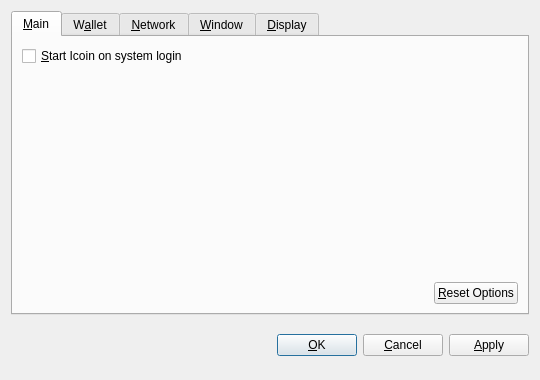
<?xml version="1.0" encoding="UTF-8"?>
<ui version="4.0">
 <class>OptionsDialog</class>
 <widget class="QDialog" name="OptionsDialog">
  <property name="geometry">
   <rect>
    <x>0</x>
    <y>0</y>
    <width>540</width>
    <height>380</height>
   </rect>
  </property>
  <property name="windowTitle">
   <string>Options</string>
  </property>
  <property name="modal">
   <bool>true</bool>
  </property>
  <layout class="QVBoxLayout" name="verticalLayout">
   <item>
    <widget class="QTabWidget" name="tabWidget">
     <property name="tabPosition">
      <enum>QTabWidget::North</enum>
     </property>
     <property name="currentIndex">
      <number>0</number>
     </property>
     <widget class="QWidget" name="tabMain">
      <attribute name="title">
       <string>&amp;Main</string>
      </attribute>
      <layout class="QVBoxLayout" name="verticalLayout_Main">
       <item>
        <widget class="QCheckBox" name="bitcoinAtStartup">
         <property name="toolTip">
          <string>Automatically start Icoin after logging in to the system.</string>
         </property>
         <property name="text">
          <string>&amp;Start Icoin on system login</string>
         </property>
        </widget>
       </item>
       <item>
        <spacer name="verticalSpacer_Main">
         <property name="orientation">
          <enum>Qt::Vertical</enum>
         </property>
         <property name="sizeHint" stdset="0">
          <size>
           <width>20</width>
           <height>40</height>
          </size>
         </property>
        </spacer>
       </item>
       <item>
        <layout class="QHBoxLayout" name="horizontalLayout_2_Main">
         <item>
          <spacer name="horizontalSpacer_2_Main">
           <property name="orientation">
            <enum>Qt::Horizontal</enum>
           </property>
           <property name="sizeHint" stdset="0">
            <size>
             <width>40</width>
             <height>20</height>
            </size>
           </property>
          </spacer>
         </item>
         <item>
          <widget class="QPushButton" name="resetButton">
           <property name="toolTip">
            <string>Reset all client options to default.</string>
           </property>
           <property name="text">
            <string>&amp;Reset Options</string>
           </property>
           <property name="autoDefault">
            <bool>false</bool>
           </property>
          </widget>
         </item>
        </layout>
       </item>
      </layout>
     </widget>
     <widget class="QWidget" name="tabWallet">
      <attribute name="title">
       <string>W&amp;allet</string>
      </attribute>
      <layout class="QVBoxLayout" name="verticalLayout_Network">
       <item>
        <widget class="QLabel" name="transactionFeeInfoLabel">
         <property name="text">
          <string>Optional transaction fee per kB that helps make sure your transactions are processed quickly. Most transactions are 1 kB.</string>
         </property>
         <property name="textFormat">
          <enum>Qt::PlainText</enum>
         </property>
         <property name="wordWrap">
          <bool>true</bool>
         </property>
        </widget>
       </item>
       <item>
        <layout class="QHBoxLayout" name="horizontalLayout_1_Main">
         <item>
          <widget class="QLabel" name="transactionFeeLabel">
           <property name="text">
            <string>Pay transaction &amp;fee</string>
           </property>
           <property name="textFormat">
            <enum>Qt::PlainText</enum>
           </property>
           <property name="buddy">
            <cstring>transactionFee</cstring>
           </property>
          </widget>
         </item>
         <item>
          <widget class="BitcoinAmountField" name="transactionFee"/>
         </item>
         <item>
          <spacer name="horizontalSpacer_1_Main">
           <property name="orientation">
            <enum>Qt::Horizontal</enum>
           </property>
           <property name="sizeHint" stdset="0">
            <size>
             <width>40</width>
             <height>20</height>
            </size>
           </property>
          </spacer>
         </item>
        </layout>
       </item>
       <item>
        <widget class="QLabel" name="label">
         <property name="text">
          <string>If you disable the spending of unconfirmed change, the change from a transaction cannot be used until that transaction has at least one confirmation. This also affects how your balance is computed.</string>
         </property>
         <property name="wordWrap">
          <bool>true</bool>
         </property>
        </widget>
       </item>
       <item>
        <widget class="QCheckBox" name="spendZeroConfChange">
         <property name="text">
          <string>Spend unconfirmed change  (experts only)</string>
         </property>
        </widget>
       </item>
       <item>
        <spacer name="verticalSpacer">
         <property name="orientation">
          <enum>Qt::Vertical</enum>
         </property>
         <property name="sizeHint" stdset="0">
          <size>
           <width>20</width>
           <height>40</height>
          </size>
         </property>
        </spacer>
       </item>
      </layout>
     </widget>
     <widget class="QWidget" name="tabNetwork">
      <attribute name="title">
       <string>&amp;Network</string>
      </attribute>
      <layout class="QVBoxLayout" name="verticalLayout_Network">
       <item>
        <widget class="QCheckBox" name="mapPortUpnp">
         <property name="toolTip">
          <string>Automatically open the Icoin client port on the router. This only works when your router supports UPnP and it is enabled.</string>
         </property>
         <property name="text">
          <string>Map port using &amp;UPnP</string>
         </property>
        </widget>
       </item>
       <item>
        <widget class="QCheckBox" name="connectSocks">
         <property name="toolTip">
          <string>Connect to the Icoin network through a SOCKS proxy (e.g. when connecting through Tor).</string>
         </property>
         <property name="text">
          <string>&amp;Connect through SOCKS proxy:</string>
         </property>
        </widget>
       </item>
       <item>
        <layout class="QHBoxLayout" name="horizontalLayout_Network">
         <item>
          <widget class="QLabel" name="proxyIpLabel">
           <property name="text">
            <string>Proxy &amp;IP:</string>
           </property>
           <property name="textFormat">
            <enum>Qt::PlainText</enum>
           </property>
           <property name="buddy">
            <cstring>proxyIp</cstring>
           </property>
          </widget>
         </item>
         <item>
          <widget class="QValidatedLineEdit" name="proxyIp">
           <property name="maximumSize">
            <size>
             <width>140</width>
             <height>16777215</height>
            </size>
           </property>
           <property name="toolTip">
            <string>IP address of the proxy (e.g. 127.0.0.1)</string>
           </property>
          </widget>
         </item>
         <item>
          <widget class="QLabel" name="proxyPortLabel">
           <property name="text">
            <string>&amp;Port:</string>
           </property>
           <property name="textFormat">
            <enum>Qt::PlainText</enum>
           </property>
           <property name="buddy">
            <cstring>proxyPort</cstring>
           </property>
          </widget>
         </item>
         <item>
          <widget class="QLineEdit" name="proxyPort">
           <property name="maximumSize">
            <size>
             <width>55</width>
             <height>16777215</height>
            </size>
           </property>
           <property name="toolTip">
            <string>Port of the proxy (e.g. 9050)</string>
           </property>
          </widget>
         </item>
         <item>
          <widget class="QLabel" name="socksVersionLabel">
           <property name="text">
            <string>SOCKS &amp;Version:</string>
           </property>
           <property name="textFormat">
            <enum>Qt::PlainText</enum>
           </property>
           <property name="buddy">
            <cstring>socksVersion</cstring>
           </property>
          </widget>
         </item>
         <item>
          <widget class="QValueComboBox" name="socksVersion">
           <property name="toolTip">
            <string>SOCKS version of the proxy (e.g. 5)</string>
           </property>
          </widget>
         </item>
         <item>
          <spacer name="horizontalSpacer_Network">
           <property name="orientation">
            <enum>Qt::Horizontal</enum>
           </property>
           <property name="sizeHint" stdset="0">
            <size>
             <width>40</width>
             <height>20</height>
            </size>
           </property>
          </spacer>
         </item>
        </layout>
       </item>
       <item>
        <spacer name="verticalSpacer_Network">
         <property name="orientation">
          <enum>Qt::Vertical</enum>
         </property>
         <property name="sizeHint" stdset="0">
          <size>
           <width>20</width>
           <height>40</height>
          </size>
         </property>
        </spacer>
       </item>
      </layout>
     </widget>
     <widget class="QWidget" name="tabWindow">
      <attribute name="title">
       <string>&amp;Window</string>
      </attribute>
      <layout class="QVBoxLayout" name="verticalLayout_Window">
       <item>
        <widget class="QCheckBox" name="minimizeToTray">
         <property name="toolTip">
          <string>Show only a tray icon after minimizing the window.</string>
         </property>
         <property name="text">
          <string>&amp;Minimize to the tray instead of the taskbar</string>
         </property>
        </widget>
       </item>
       <item>
        <widget class="QCheckBox" name="minimizeOnClose">
         <property name="toolTip">
          <string>Minimize instead of exit the application when the window is closed. When this option is enabled, the application will be closed only after selecting Quit in the menu.</string>
         </property>
         <property name="text">
          <string>M&amp;inimize on close</string>
         </property>
        </widget>
       </item>
       <item>
        <spacer name="verticalSpacer_Window">
         <property name="orientation">
          <enum>Qt::Vertical</enum>
         </property>
         <property name="sizeHint" stdset="0">
          <size>
           <width>20</width>
           <height>40</height>
          </size>
         </property>
        </spacer>
       </item>
      </layout>
     </widget>
     <widget class="QWidget" name="tabDisplay">
      <attribute name="title">
       <string>&amp;Display</string>
      </attribute>
      <layout class="QVBoxLayout" name="verticalLayout_Display">
       <item>
        <layout class="QHBoxLayout" name="horizontalLayout_1_Display">
         <item>
          <widget class="QLabel" name="langLabel">
           <property name="text">
            <string>User Interface &amp;language:</string>
           </property>
           <property name="textFormat">
            <enum>Qt::PlainText</enum>
           </property>
           <property name="buddy">
            <cstring>lang</cstring>
           </property>
          </widget>
         </item>
         <item>
          <widget class="QValueComboBox" name="lang">
           <property name="toolTip">
            <string>The user interface language can be set here. This setting will take effect after restarting Icoin.</string>
           </property>
          </widget>
         </item>
        </layout>
       </item>
       <item>
        <layout class="QHBoxLayout" name="horizontalLayout_2_Display">
         <item>
          <widget class="QLabel" name="unitLabel">
           <property name="text">
            <string>&amp;Unit to show amounts in:</string>
           </property>
           <property name="textFormat">
            <enum>Qt::PlainText</enum>
           </property>
           <property name="buddy">
            <cstring>unit</cstring>
           </property>
          </widget>
         </item>
         <item>
          <widget class="QValueComboBox" name="unit">
           <property name="toolTip">
            <string>Choose the default subdivision unit to show in the interface and when sending coins.</string>
           </property>
          </widget>
         </item>
        </layout>
       </item>
       <item>
        <widget class="QCheckBox" name="displayAddresses">
         <property name="toolTip">
          <string>Whether to show Icoin addresses in the transaction list or not.</string>
         </property>
         <property name="text">
          <string>&amp;Display addresses in transaction list</string>
         </property>
        </widget>
       </item>
       <item>
        <widget class="QCheckBox" name="coinControlFeatures">
         <property name="toolTip">
          <string>Whether to show coin control features or not.</string>
         </property>
         <property name="text">
          <string>Display coin &amp;control features (experts only!)</string>
         </property>
        </widget>
       </item>
       <item>
        <spacer name="verticalSpacer_Display">
         <property name="orientation">
          <enum>Qt::Vertical</enum>
         </property>
         <property name="sizeHint" stdset="0">
          <size>
           <width>20</width>
           <height>40</height>
          </size>
         </property>
        </spacer>
       </item>
      </layout>
     </widget>
    </widget>
   </item>
   <item>
    <layout class="QHBoxLayout" name="horizontalLayout_Buttons">
     <item>
      <spacer name="horizontalSpacer_1">
       <property name="orientation">
        <enum>Qt::Horizontal</enum>
       </property>
       <property name="sizeHint" stdset="0">
        <size>
         <width>40</width>
         <height>48</height>
        </size>
       </property>
      </spacer>
     </item>
     <item>
      <widget class="QLabel" name="statusLabel">
       <property name="font">
        <font>
         <weight>75</weight>
         <bold>true</bold>
        </font>
       </property>
       <property name="text">
        <string/>
       </property>
       <property name="textFormat">
        <enum>Qt::PlainText</enum>
       </property>
       <property name="wordWrap">
        <bool>true</bool>
       </property>
      </widget>
     </item>
     <item>
      <spacer name="horizontalSpacer_2">
       <property name="orientation">
        <enum>Qt::Horizontal</enum>
       </property>
       <property name="sizeHint" stdset="0">
        <size>
         <width>40</width>
         <height>48</height>
        </size>
       </property>
      </spacer>
     </item>
     <item>
      <widget class="QPushButton" name="okButton">
       <property name="text">
        <string>&amp;OK</string>
       </property>
      </widget>
     </item>
     <item>
      <widget class="QPushButton" name="cancelButton">
       <property name="text">
        <string>&amp;Cancel</string>
       </property>
       <property name="autoDefault">
        <bool>false</bool>
       </property>
      </widget>
     </item>
     <item>
      <widget class="QPushButton" name="applyButton">
       <property name="text">
        <string>&amp;Apply</string>
       </property>
       <property name="autoDefault">
        <bool>false</bool>
       </property>
      </widget>
     </item>
    </layout>
   </item>
  </layout>
 </widget>
 <customwidgets>
  <customwidget>
   <class>BitcoinAmountField</class>
   <extends>QSpinBox</extends>
   <header>bitcoinamountfield.h</header>
  </customwidget>
  <customwidget>
   <class>QValueComboBox</class>
   <extends>QComboBox</extends>
   <header>qvaluecombobox.h</header>
  </customwidget>
  <customwidget>
   <class>QValidatedLineEdit</class>
   <extends>QLineEdit</extends>
   <header>qvalidatedlineedit.h</header>
  </customwidget>
 </customwidgets>
 <resources/>
 <connections/>
</ui>
